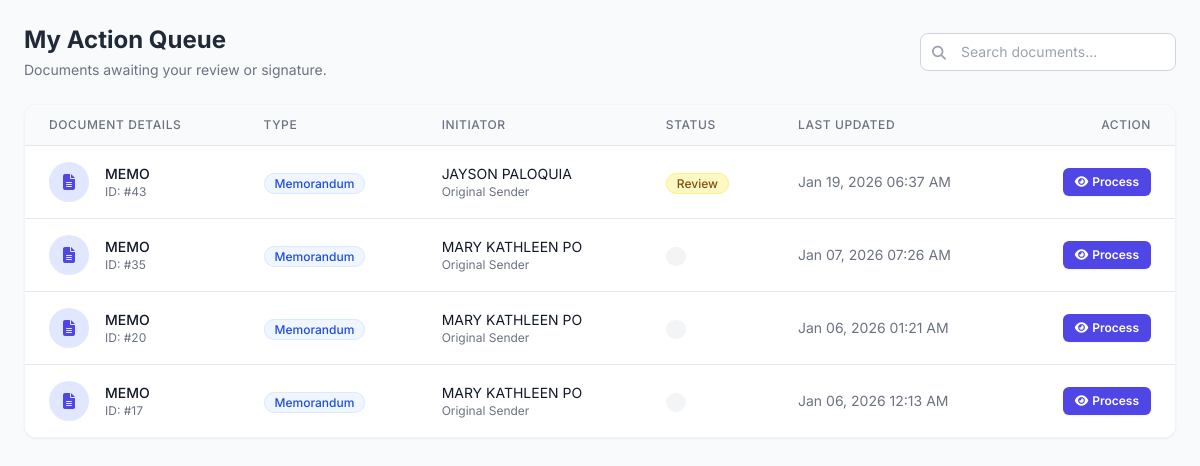
Page /my_queue.php (signed in) on the earlier database version.
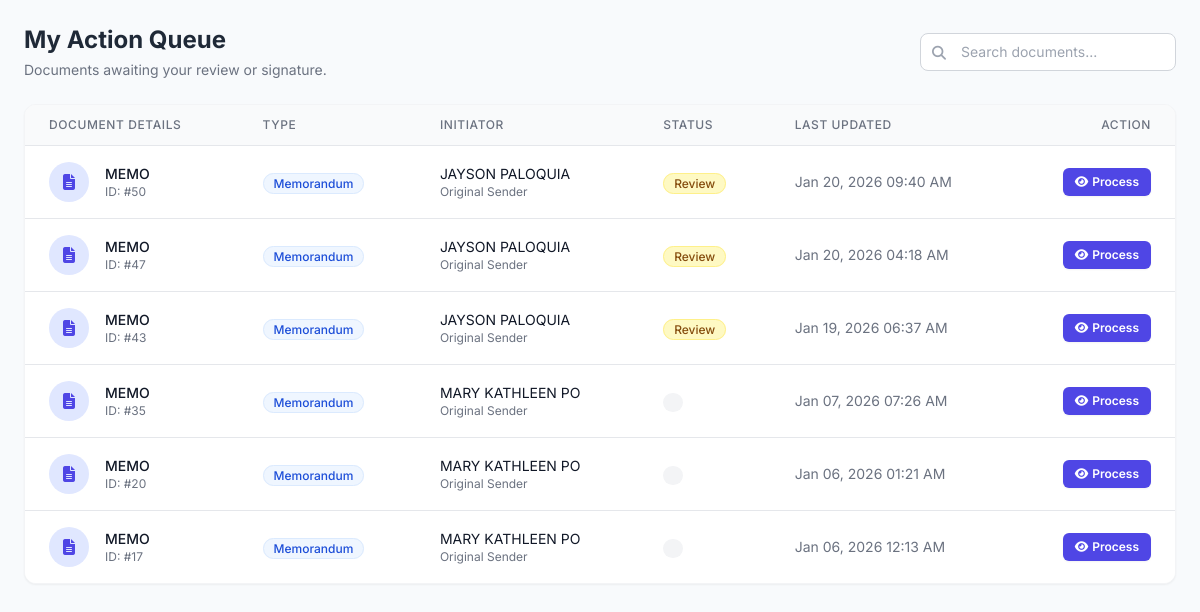
Same page on the later database version.
### tables this page shows
CREATE TABLE `documents` (
  `doc_id` int(11) NOT NULL,
  `title` varchar(255) NOT NULL,
  `doc_type` varchar(100) NOT NULL,
  `status` enum('Draft','Review','Signing','Completed','Returned','Archived') NOT NULL,
  `remarks` text DEFAULT NULL,
  `initiator_id` int(11) NOT NULL,
  `current_owner_id` int(11) DEFAULT NULL,
  `created_at` timestamp NOT NULL DEFAULT current_timestamp(),
  `updated_at` timestamp NOT NULL DEFAULT current_timestamp() ON UPDATE current_timestamp(),
  `Station` text NOT NULL
);

CREATE TABLE `users` (
  `user_id` int(11) NOT NULL,
  `email` varchar(255) NOT NULL,
  `password_hash` varchar(255) NOT NULL,
  `first_name` varchar(100) NOT NULL,
  `middle_name` varchar(100) DEFAULT NULL,
  `last_name` varchar(100) NOT NULL,
  `suffix` varchar(20) DEFAULT NULL,
  `position` varchar(100) DEFAULT NULL,
  `designation` varchar(100) DEFAULT NULL,
  `division` varchar(100) DEFAULT NULL,
  `sex` enum('Male','Female','Other','Prefer not to say') DEFAULT NULL,
  `contact_number` varchar(50) DEFAULT NULL,
  `role` enum('Initiator','Section Chief','Division Chief','ARD','RED','Records Office','Admin') NOT NULL DEFAULT 'Initiator',
  `status` varchar(50) NOT NULL DEFAULT 'Pending',
  `verification_token` varchar(255) DEFAULT NULL,
  `token_expiry` datetime DEFAULT NULL,
  `reset_token` varchar(255) DEFAULT NULL,
  `reset_token_expiry` datetime DEFAULT NULL,
  `created_at` timestamp NOT NULL DEFAULT current_timestamp(),
  `otos_userlink` int(11) NOT NULL,
  `profile_picture_path` varchar(255) DEFAULT NULL
);

### my_queue.php (the view, shortened to what the changed rows need)
<?php
$user_id = $_SESSION['user_id'];
require_once 'db.php';
$search_sql = "";
$params = [$user_id];
$types = "i";
$sql = "SELECT
            d.doc_id,
            d.title,
            d.doc_type,
            d.status,
            d.created_at,
            d.updated_at,
            u.first_name as init_fname,
            u.last_name as init_lname
        FROM documents d
        JOIN users u ON d.initiator_id = u.user_id
        WHERE d.current_owner_id = ?
        AND d.status != 'Draft'
        AND d.status != 'Completed'
        AND d.status != 'Archived'
        $search_sql
        ORDER BY d.updated_at DESC";
$stmt = $conn->prepare($sql);
$stmt->bind_param($types, ...$params);
$stmt->execute();
$result = $stmt->get_result();
?>
<!DOCTYPE html>
<html lang="en">
<head>
    <script src="https://cdn.tailwindcss.com"></script>
    <link rel="stylesheet" href="https://cdnjs.cloudflare.com/ajax/libs/font-awesome/6.4.0/css/all.min.css">
</head>
<body class="p-6">
    <div class="max-w-7xl mx-auto">
        <div class="flex flex-col md:flex-row justify-between items-start md:items-center mb-6 gap-4">
            <div>
                <h1 class="text-2xl font-bold text-gray-800">My Action Queue</h1>
            </div>
        </div>
        <div class="bg-white rounded-xl shadow-sm border border-gray-100 overflow-hidden">
            <?php if ($result->num_rows > 0): ?>
                <div class="overflow-x-auto">
                    <table class="min-w-full divide-y divide-gray-200">
                        <thead class="bg-gray-50">
                            <tr>
                                <th scope="col" class="px-6 py-3 text-left text-xs font-medium text-gray-500 uppercase tracking-wider">Document Details</th>
                                <th scope="col" class="px-6 py-3 text-left text-xs font-medium text-gray-500 uppercase tracking-wider">Type</th>
                                <th scope="col" class="px-6 py-3 text-left text-xs font-medium text-gray-500 uppercase tracking-wider">Initiator</th>
                                <th scope="col" class="px-6 py-3 text-left text-xs font-medium text-gray-500 uppercase tracking-wider">Status</th>
                                <th scope="col" class="px-6 py-3 text-left text-xs font-medium text-gray-500 uppercase tracking-wider">Last Updated</th>
                                <th scope="col" class="px-6 py-3 text-right text-xs font-medium text-gray-500 uppercase tracking-wider">Action</th>
                            </tr>
                        </thead>
                        <tbody class="bg-white divide-y divide-gray-200">
                            <?php while ($row = $result->fetch_assoc()): ?>
                                <tr class="hover:bg-gray-50 transition-colors">
                                    <td class="px-6 py-4 whitespace-nowrap">
                                        <div class="flex items-center">
                                            <div class="flex-shrink-0 h-10 w-10 rounded-full bg-indigo-100 flex items-center justify-center text-indigo-600">
                                                <i class="fas fa-file-alt"></i>
                                            </div>
                                            <div class="ml-4">
                                                <div class="text-sm font-medium text-gray-900 truncate max-w-xs" title="<?php echo htmlspecialchars($row['title']); ?>">
                                                    <?php echo htmlspecialchars($row['title']); ?>
                                                </div>
                                                <div class="text-xs text-gray-500">ID: #<?php echo $row['doc_id']; ?></div>
                                            </div>
                                        </div>
                                    </td>
                                    <td class="px-6 py-4 whitespace-nowrap">
                                        <span class="px-2.5 py-0.5 rounded-full text-xs font-medium bg-blue-50 text-blue-700 border border-blue-100">
                                            <?php echo htmlspecialchars($row['doc_type']); ?>
                                        </span>
                                    </td>
                                    <td class="px-6 py-4 whitespace-nowrap">
                                        <div class="text-sm text-gray-900"><?php echo htmlspecialchars($row['init_fname'] . ' ' . $row['init_lname']); ?></div>
                                        <div class="text-xs text-gray-500">Original Sender</div>
                                    </td>
                                    <td class="px-6 py-4 whitespace-nowrap">
                                        <?php
                                            $statusClass = 'bg-gray-100 text-gray-800';
                                            if($row['status'] == 'Signing') $statusClass = 'bg-purple-100 text-purple-800 border border-purple-200';
                                            elseif($row['status'] == 'Review') $statusClass = 'bg-yellow-100 text-yellow-800 border border-yellow-200';
                                            elseif($row['status'] == 'Returned') $statusClass = 'bg-red-100 text-red-800 border border-red-200';
                                        ?>
                                        <span class="px-2.5 py-0.5 rounded-full text-xs font-medium <?php echo $statusClass; ?>">
                                            <?php echo htmlspecialchars($row['status']); ?>
                                        </span>
                                    </td>
                                    <td class="px-6 py-4 whitespace-nowrap text-sm text-gray-500">
                                        <?php echo date('M d, Y h:i A', strtotime($row['updated_at'])); ?>
                                    </td>
                                    <td class="px-6 py-4 whitespace-nowrap text-right text-sm font-medium">
                                        <a href="view_document.php?id=<?php echo $row['doc_id']; ?>" class="text-white bg-indigo-600 hover:bg-indigo-700 px-3 py-1.5 rounded-md text-xs font-semibold shadow-sm transition-all flex items-center inline-flex gap-1">
                                            <i class="fas fa-eye"></i> Process
                                        </a>
                                    </td>
                                </tr>
                            <?php endwhile; ?>
                        </tbody>
                    </table>
                </div>
            <?php endif; ?>
        </div>
    </div>
</body>
</html>

Differences in the rows shown:
added documents: title "MEMO", doc_id "50", doc_type "Memorandum", initiator.last_name "JAYSON PALOQUIA", status "Review", updated_at "Jan 20, 2026 09:40 AM"
now on this page (row edited): documents: title "MEMO", doc_id "47", doc_type "Memorandum", initiator.last_name "JAYSON PALOQUIA", status "Review", updated_at "Jan 20, 2026 04:18 AM"
